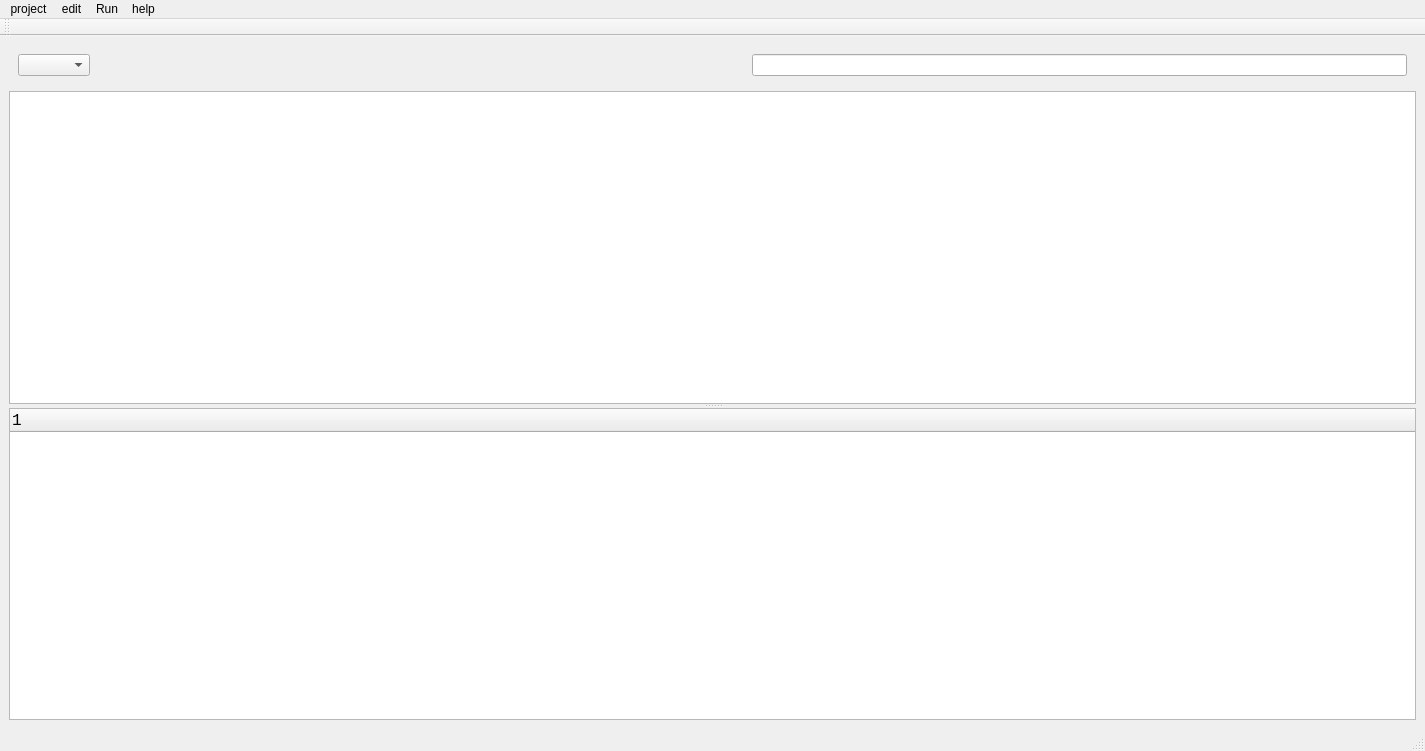
<?xml version="1.0" encoding="UTF-8"?>
<ui version="4.0">
 <class>MainWindow</class>
 <widget class="QMainWindow" name="MainWindow">
  <property name="geometry">
   <rect>
    <x>0</x>
    <y>0</y>
    <width>1425</width>
    <height>751</height>
   </rect>
  </property>
  <property name="windowIcon">
   <iconset resource="src.qrc">
    <normaloff>:/shark.png</normaloff>:/shark.png</iconset>
  </property>
  <widget class="QWidget" name="centralwidget">
   <property name="mouseTracking">
    <bool>false</bool>
   </property>
   <property name="tabletTracking">
    <bool>false</bool>
   </property>
   <property name="acceptDrops">
    <bool>false</bool>
   </property>
   <layout class="QVBoxLayout" name="verticalLayout">
    <item>
     <widget class="QWidget" name="widget" native="true">
      <layout class="QHBoxLayout" name="horizontalLayout">
       <item>
        <widget class="QComboBox" name="comboBox">
         <property name="maximumSize">
          <size>
           <width>600</width>
           <height>16777215</height>
          </size>
         </property>
        </widget>
       </item>
       <item>
        <spacer name="horizontalSpacer">
         <property name="orientation">
          <enum>Qt::Horizontal</enum>
         </property>
         <property name="sizeHint" stdset="0">
          <size>
           <width>20</width>
           <height>20</height>
          </size>
         </property>
        </spacer>
       </item>
       <item>
        <widget class="QLineEdit" name="lineEdit">
         <property name="minimumSize">
          <size>
           <width>0</width>
           <height>0</height>
          </size>
         </property>
        </widget>
       </item>
      </layout>
     </widget>
    </item>
    <item>
     <widget class="QSplitter" name="splitter">
      <property name="orientation">
       <enum>Qt::Vertical</enum>
      </property>
      <widget class="QTableWidget" name="tableWidget">
       <property name="minimumSize">
        <size>
         <width>0</width>
         <height>200</height>
        </size>
       </property>
       <property name="font">
        <font>
         <family>Consolas</family>
         <pointsize>11</pointsize>
        </font>
       </property>
      </widget>
      <widget class="QTreeWidget" name="treeWidget">
       <property name="minimumSize">
        <size>
         <width>0</width>
         <height>200</height>
        </size>
       </property>
       <property name="maximumSize">
        <size>
         <width>16777215</width>
         <height>1000</height>
        </size>
       </property>
       <property name="font">
        <font>
         <family>Consolas</family>
         <pointsize>12</pointsize>
         <weight>50</weight>
         <bold>false</bold>
        </font>
       </property>
       <column>
        <property name="text">
         <string notr="true">1</string>
        </property>
       </column>
      </widget>
     </widget>
    </item>
   </layout>
  </widget>
  <widget class="QMenuBar" name="menubar">
   <property name="geometry">
    <rect>
     <x>0</x>
     <y>0</y>
     <width>1425</width>
     <height>28</height>
    </rect>
   </property>
   <widget class="QMenu" name="menu">
    <property name="title">
     <string>project</string>
    </property>
   </widget>
   <widget class="QMenu" name="menuedit">
    <property name="title">
     <string>edit</string>
    </property>
    <addaction name="actionup"/>
    <addaction name="actiondown"/>
    <addaction name="actionTop"/>
    <addaction name="actionEnd"/>
   </widget>
   <widget class="QMenu" name="menuRun">
    <property name="title">
     <string>Run</string>
    </property>
    <addaction name="actionstart_capture"/>
    <addaction name="actionclear_all"/>
   </widget>
   <widget class="QMenu" name="menuhelp">
    <property name="title">
     <string>help</string>
    </property>
   </widget>
   <addaction name="menu"/>
   <addaction name="menuedit"/>
   <addaction name="menuRun"/>
   <addaction name="menuhelp"/>
  </widget>
  <widget class="QStatusBar" name="statusbar"/>
  <widget class="QToolBar" name="toolBar">
   <property name="windowTitle">
    <string>toolBar</string>
   </property>
   <attribute name="toolBarArea">
    <enum>TopToolBarArea</enum>
   </attribute>
   <attribute name="toolBarBreak">
    <bool>false</bool>
   </attribute>
  </widget>
  <action name="actionstart_capture">
   <property name="icon">
    <iconset resource="src.qrc">
     <normaloff>:/start.png</normaloff>:/start.png</iconset>
   </property>
   <property name="text">
    <string>start/stop</string>
   </property>
  </action>
  <action name="actionclear_all">
   <property name="icon">
    <iconset resource="src.qrc">
     <normaloff>:/empty.png</normaloff>:/empty.png</iconset>
   </property>
   <property name="text">
    <string>clear all</string>
   </property>
  </action>
  <action name="actionup">
   <property name="icon">
    <iconset resource="src.qrc">
     <normaloff>:/up.png</normaloff>:/up.png</iconset>
   </property>
   <property name="text">
    <string>up</string>
   </property>
  </action>
  <action name="actiondown">
   <property name="icon">
    <iconset resource="src.qrc">
     <normaloff>:/down.png</normaloff>:/down.png</iconset>
   </property>
   <property name="text">
    <string>down</string>
   </property>
  </action>
  <action name="actionTop">
   <property name="icon">
    <iconset resource="src.qrc">
     <normaloff>:/upest.png</normaloff>:/upest.png</iconset>
   </property>
   <property name="text">
    <string>Top</string>
   </property>
  </action>
  <action name="actionEnd">
   <property name="icon">
    <iconset resource="src.qrc">
     <normaloff>:/downest.png</normaloff>:/downest.png</iconset>
   </property>
   <property name="text">
    <string>End</string>
   </property>
  </action>
 </widget>
 <resources>
  <include location="src.qrc"/>
 </resources>
 <connections/>
</ui>
